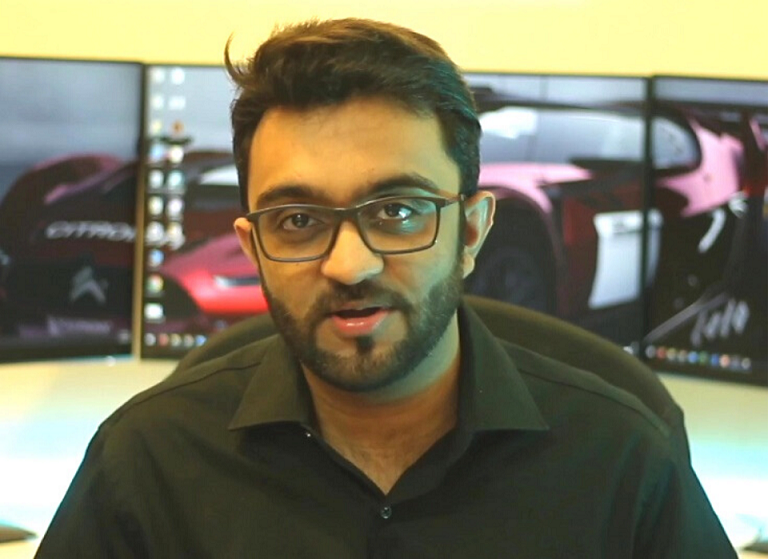
//> input picture Project3/Project3/test.png, 768 x 559 px
$ ./Chapter2   (built with g++ and OpenCV 4)
//> lines starting //> are read from the running program, lines starting //| are printed output that depends on the picture
#include <opencv2/imgcodecs.hpp>
#include <opencv2/highgui.hpp>
#include <opencv2/imgproc.hpp>
#include <iostream>

using namespace cv;
using namespace std;

void main() {
	string path = "test.png";
	Mat img = imread(path);
//> img is the input picture: 559 rows x 768 cols, CV_8UC3; mean B, G, R 94.1, 117.1, 120.5
	Mat imggray, imgblur,imgdil,imgero;
	cvtColor(img, imggray, COLOR_BGR2GRAY);
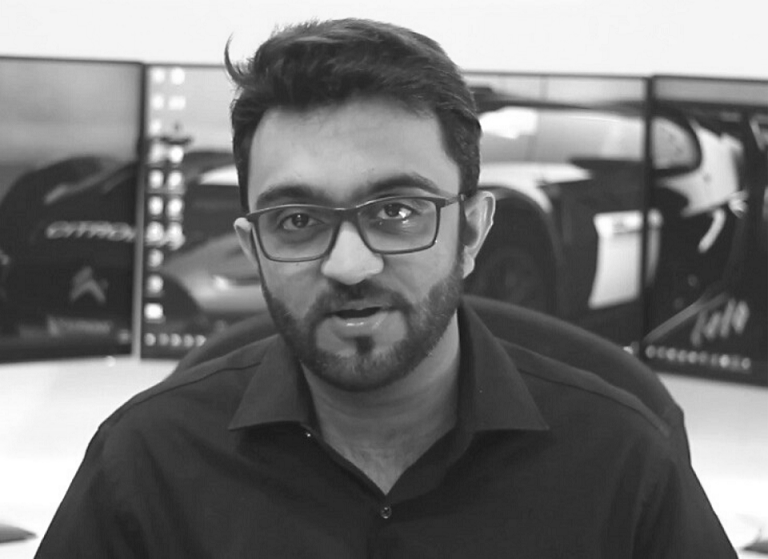
//> imggray: 559 rows x 768 cols, CV_8UC1; min 22, max 255, mean 115.5
	GaussianBlur(img, imgblur, Size(3, 3), 3, 0);
	Mat kernel = getStructuringElement(MORPH_RECT, Size(5, 5));
	dilate(imgblur, imgdil, kernel);
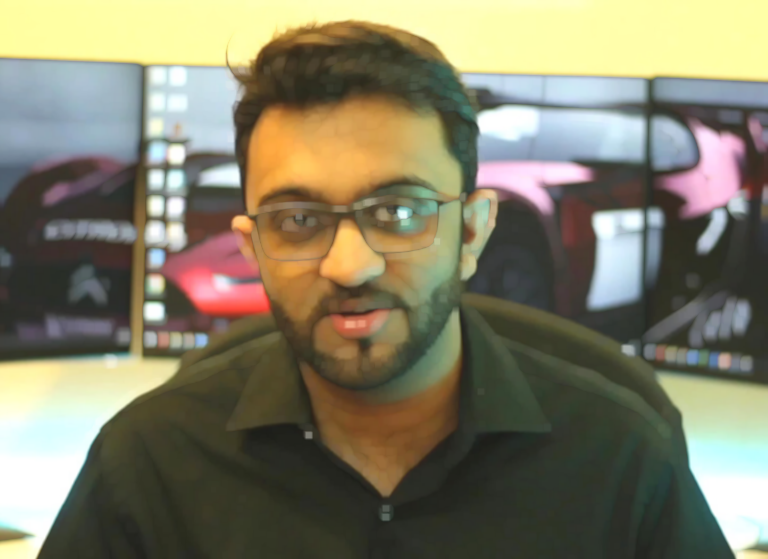
//> imgdil: 559 rows x 768 cols, CV_8UC3; mean B, G, R 102.9, 125.5, 129.6
	erode(imgblur, imgero, kernel);
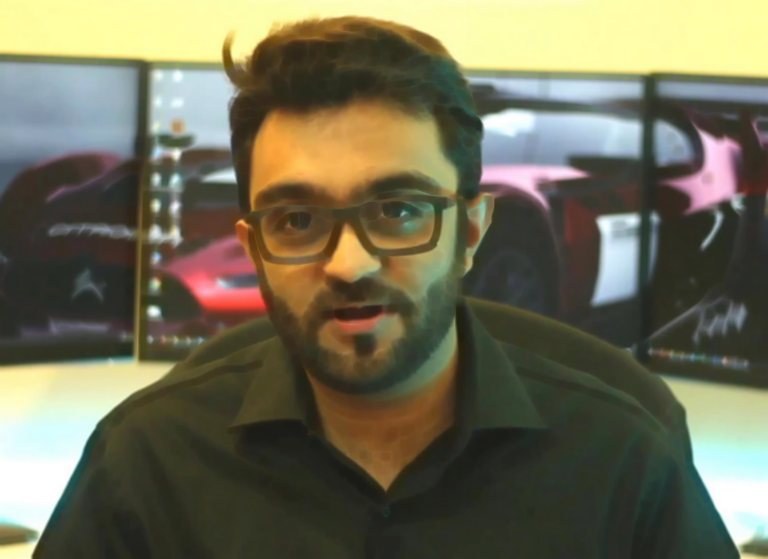
//> imgero: 559 rows x 768 cols, CV_8UC3; mean B, G, R 85.7, 108.9, 111.6
	imshow("image dil", imgdil);
	imshow("image ero", imgero);

	imshow("Image", img);
	imshow("Image g", imggray);
	imshow("Image b", imgblur);
	waitKey(0);
}

$ run again, with Project3/Project3/image.png copied over Project3/Project3/test.png
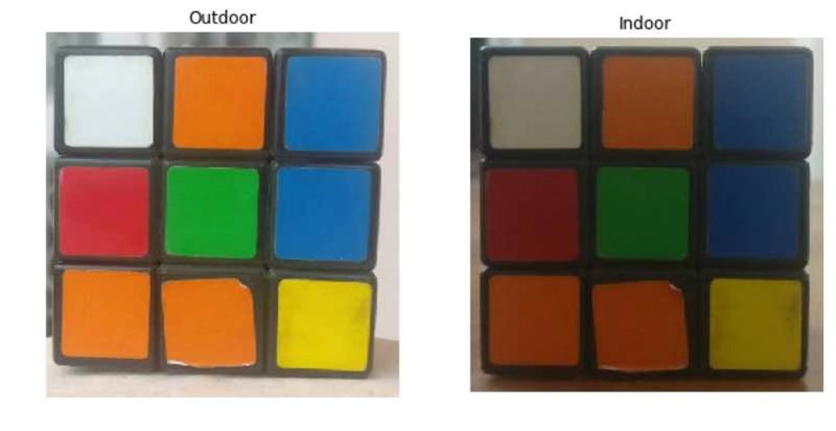
//> input picture Project3/Project3/image.png, 836 x 431 px
//> img is the input picture: 431 rows x 836 cols, CV_8UC3; mean B, G, R 126.9, 143.3, 153.3
//> `cvtColor(img, imggray, COLOR_BGR2GRAY);`:
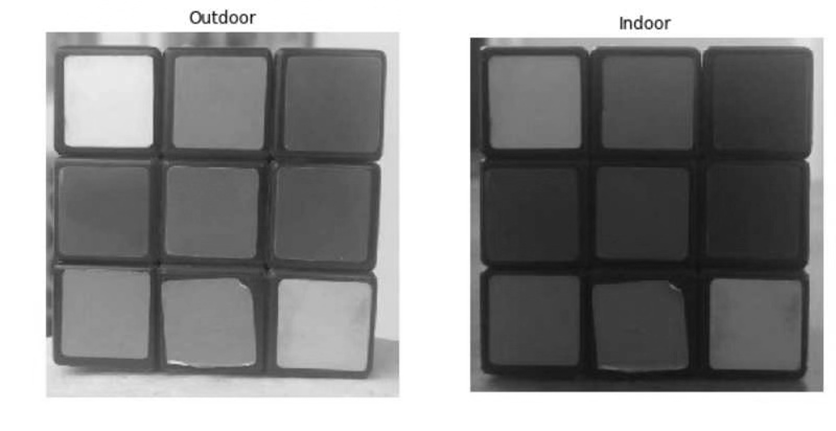
//> imggray: 431 rows x 836 cols, CV_8UC1; min 8, max 255, mean 144.4
//> `erode(imgblur, imgero, kernel);`:
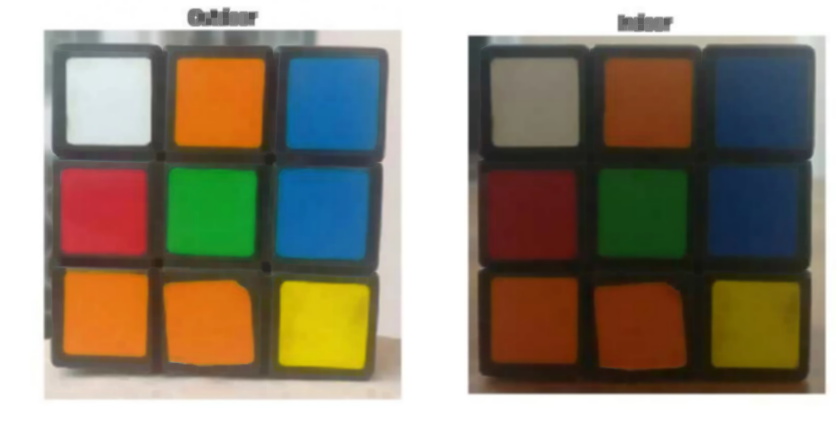
//> imgero: 431 rows x 836 cols, CV_8UC3; mean B, G, R 120.4, 137, 145.9
